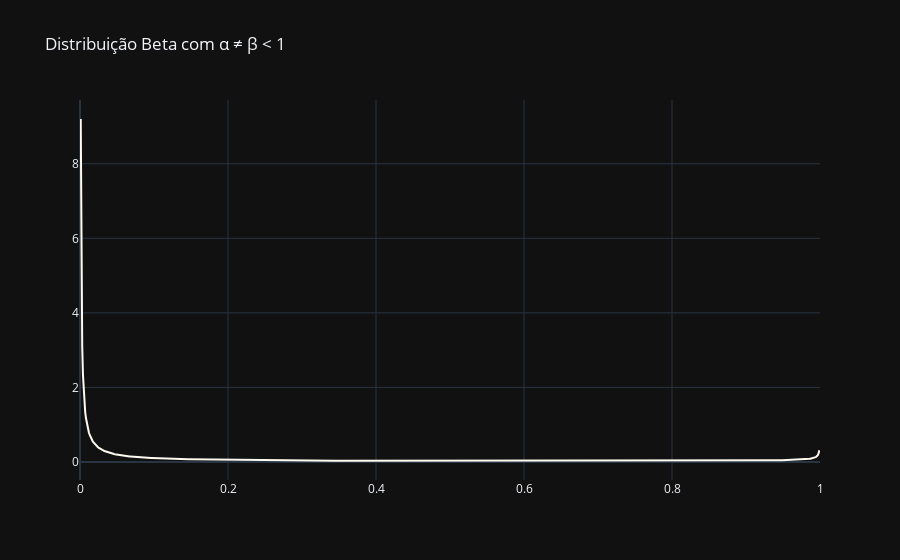

This figure's notebook cell:
### Markdown cell above
A distribuição empurra a massa do centro para as caudas a medida que α e β diminuem.

### Code cell
fig_line = go.Figure(layout_title_text='Distribuição Beta com α ≠ β < 1')

fig_line.add_trace(
    go.Scatter(x=sample, 
               y=dist_dif,
               mode = 'lines',
               line = dict(shape = 'linear', color = 'floralwhite', dash = 'solid')
               ))


fig_line.show()

### Figure 1 — Plotly figure (JSON) as saved in the notebook; plotly's stock layout.template omitted (floating-point values rounded to 4 significant figures; data arrays with more than 128 entries replaced by an {"elided": "..."} marker saying what was removed)
{"data": [{"line": {"color": "floralwhite", "dash": "solid", "shape": "linear"}, "mode": "lines", "type": "scatter", "x": {"elided": "1000 float values"}, "y": {"elided": "1000 float values"}}], "layout": {"title": {"text": "Distribuição Beta com α ≠ β < 1"}}}
